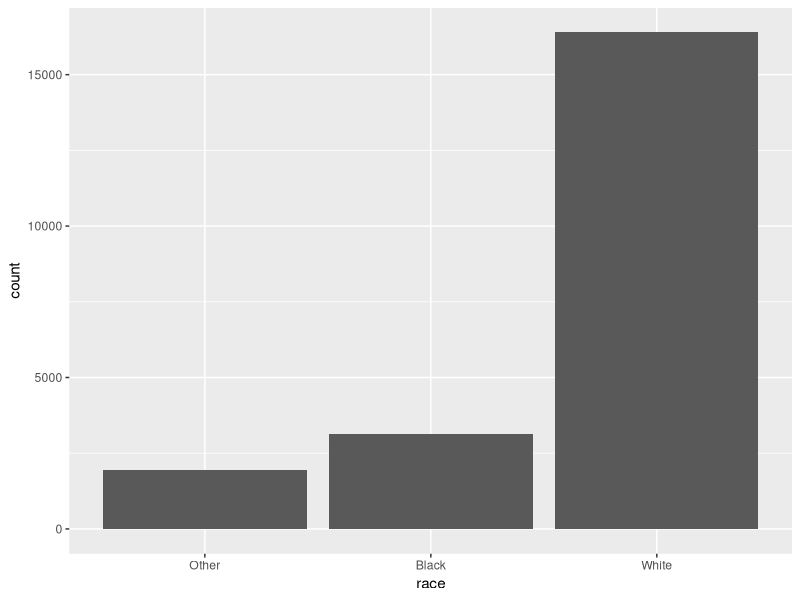
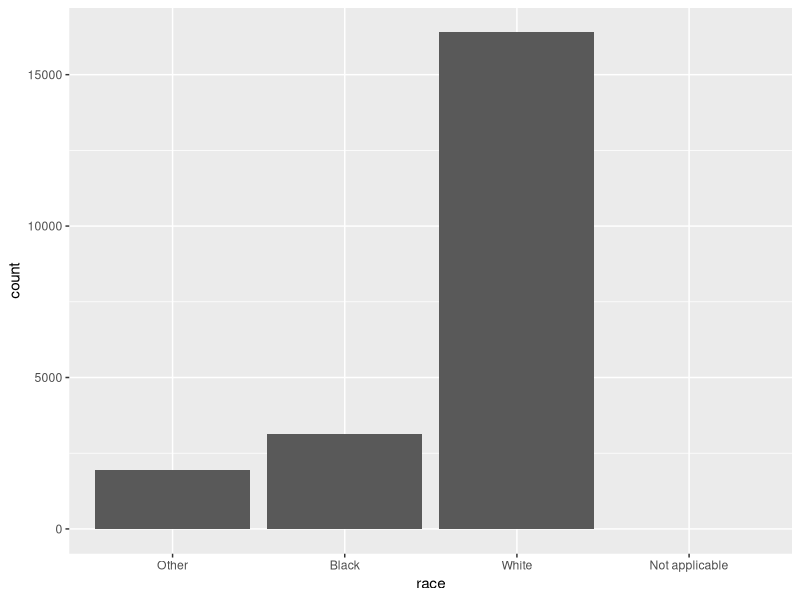
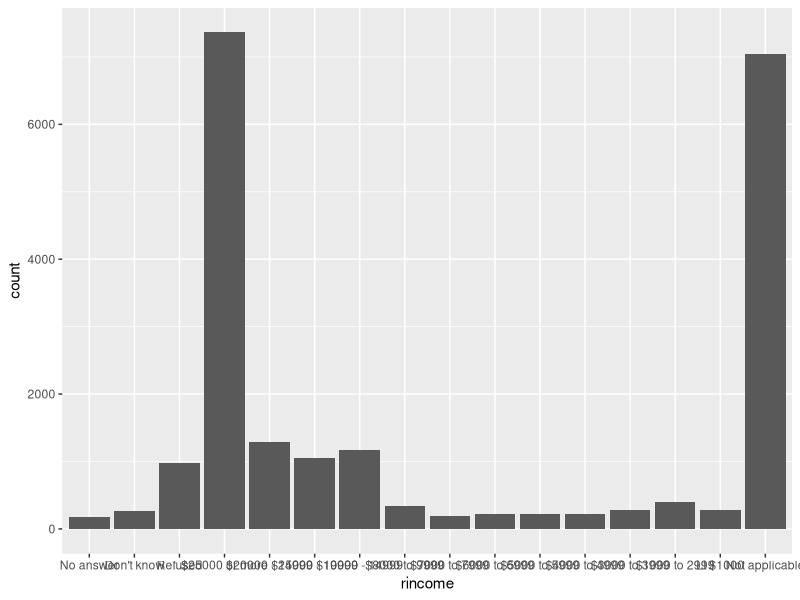
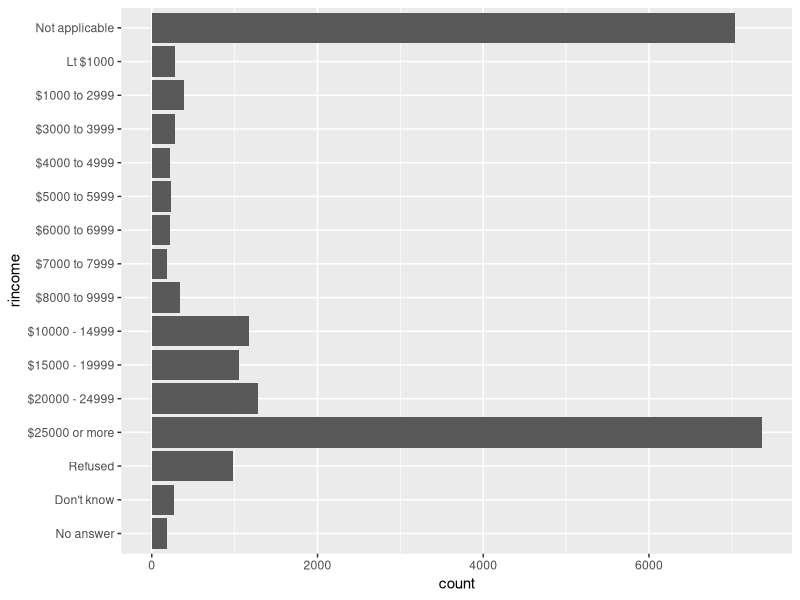
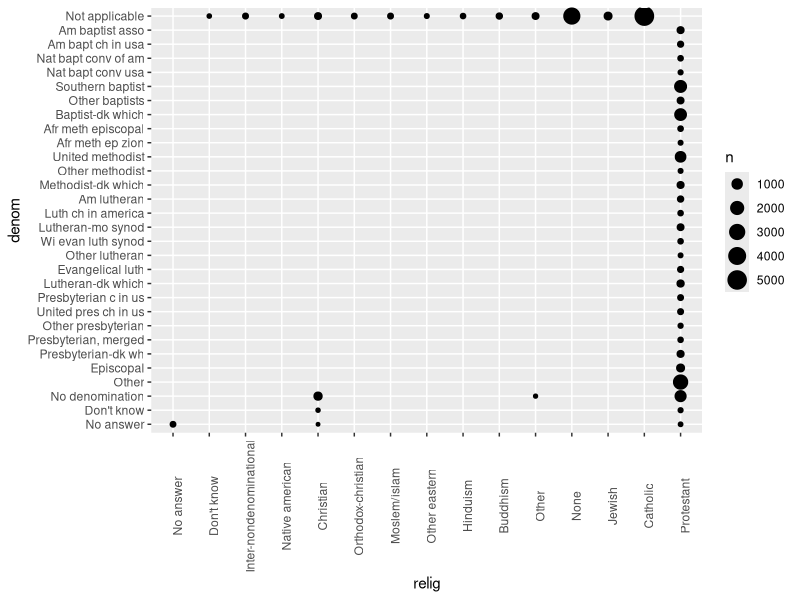
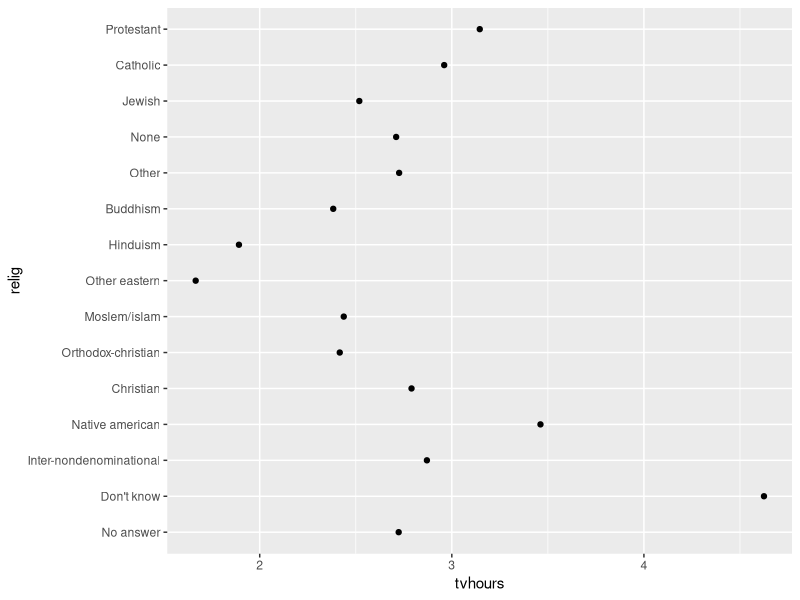
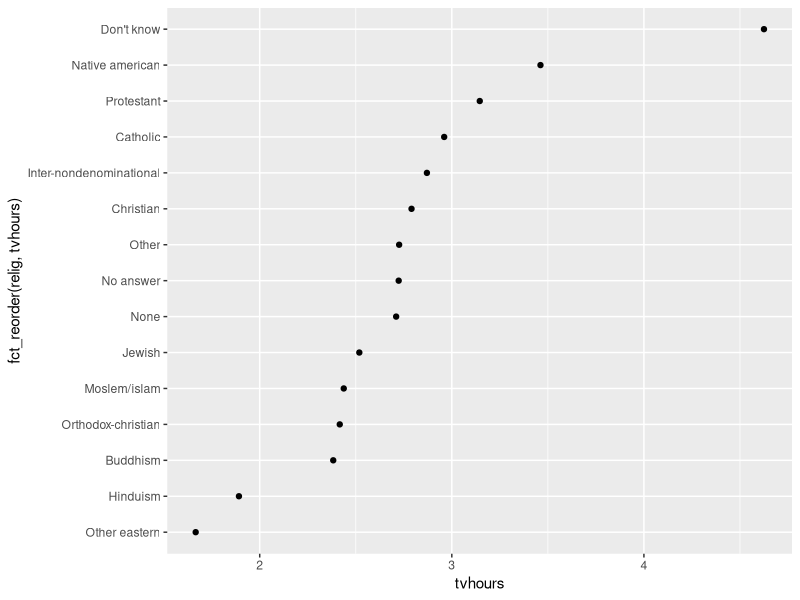
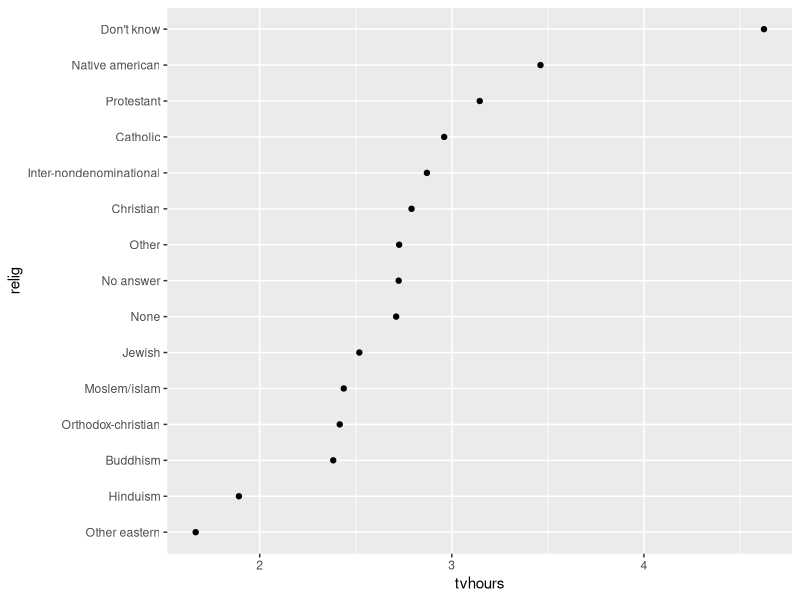

Here is the R script that generated these plots, in order:
# R for Data Science Chapter 12
# Factors with forcats
# Daniel J. Vera, Ph.D.
library(tidyverse)
library(forcats)

# Creating Factors =========================================================
x1 <- c("Dec", "Apr", "Jan", "Mar")
x2 <- c("Dec", "Apr", "Jam", "Mar") # typos are easy mistakes
sort(x1)

# To create factor, fist create 'levels'
month_levels <- c(
  "Jan", "Feb", "Mar", "Apr", "May", "Jun",
  "Jul", "Aug", "Sep", "Oct", "Nov", "Dec"
)
y1 <- factor(x1, levels = month_levels)
y1
sort(y1)
y2 <- factor(x2, levels = month_levels)
y2

y2 <- parse_factor(x2, levels = month_levels)

factor(x1)

f1 <- factor(x1, levels = unique(x1))
f1

f2 <- x1 %>% factor() %>% fct_inorder()
f2

levels(f2)

# General Social Survey ====================================================
gss_cat

gss_cat %>%
  count(race)

ggplot(gss_cat, aes(race)) +
  geom_bar()

ggplot(gss_cat, aes(race)) +
  geom_bar() +
  scale_x_discrete(drop = FALSE)

# Exercises 15.3.1 on website:
# http://r4ds.had.co.nz/factors.html#exercise
# 1. Explore the distribution of rincome (reported income). What makes the 
# default bar chart hard to understand? How could you improve the plot?
ggplot(gss_cat, aes(rincome)) +
  geom_bar()

# axis labels are hard to read. Consider flipping coordinates:
ggplot(gss_cat, aes(rincome)) +
  geom_bar() +
  coord_flip()

# 2. What is the most common relig in this survey? 
# What’s the most common partyid?
gss_cat %>%
  group_by(relig) %>%
  count() %>%
  arrange(desc(n))
# Protestant, followed by Catholic and None.

gss_cat %>%
  group_by(partyid) %>%
  count() %>%
  arrange(desc(n))

# Independent followed by Not str democrat.

# 3. Which relig does denom (denomination) apply to? How can you find out 
# with a table? How can you find out with a visualisation?

gss_cat %>% 
  group_by(relig, denom) %>%
  count() %>%
  arrange(desc(n))

levels(gss_cat$denom)

gss_cat %>%
  count(relig, denom) %>%
  ggplot(aes(x = relig, y = denom, size = n)) +
  geom_point() +
  theme(axis.text.x = element_text(angle = 90))

# Modifying Factor Order ===================================================
relig <- gss_cat %>%
  group_by(relig) %>%
  summarize(
    age = mean(age, na.rm = TRUE),
    tvhours = mean(tvhours, na.rm = TRUE),
    n = n()
  )

ggplot(relig, aes(tvhours, relig)) + geom_point()

ggplot(relig, aes(tvhours, fct_reorder(relig, tvhours))) + geom_point()

relig %>%
  mutate(relig = fct_reorder(relig, tvhours)) %>%
  ggplot(aes(tvhours, relig)) +
  geom_point()

rincome <- gss_cat %>%
  group_by(rincome) %>%
  summarize(
    age = mean(age, na.rm = TRUE),
    tvhours = mean(tvhours, na.rm = TRUE),
    n = n()
  )

ggplot(
  rincome,
  aes(age, fct_reorder(rincome,age))
  ) + geom_point()
    
ggplot(
  rincome,
  aes(age, fct_relevel(rincome, "Not applicable"))
) +
  geom_point()

by_age <- gss_cat %>%
  filter(!is.na(age)) %>%
  group_by(age, marital) %>%
  count() %>%
  mutate(prop = n / sum(n))

ggplot(by_age, aes(age, prop, color = marital)) +
  geom_line(na.rm = TRUE)

ggplot(
  by_age,
  aes(age, prop, color = fct_reorder2(marital, age, prop))
) + 
  geom_line() +
  labs(color = "marital")

gss_cat %>%
  mutate(marital = marital %>% fct_infreq() %>% fct_rev()) %>%
  ggplot(aes(marital)) +
  geom_bar()

# Exercises 15.4.1 on website:
# http://r4ds.had.co.nz/factors.html#exercise-43
# 1. There are some suspiciously high numbers in tvhours. Is the mean a 
# good summary?
summary(gss_cat$tvhours)

gss_cat %>%
  filter(!is.na(tvhours)) %>%
  ggplot(aes(x = tvhours)) +
  geom_histogram(binwidth = 1)

relig <- gss_cat %>%
  group_by(relig) %>%
  summarize(
    age = mean(age, na.rm = TRUE),
    tvhours = median(tvhours, na.rm = TRUE),
    n = n()
  )

ggplot(relig, aes(tvhours, fct_reorder(relig, tvhours))) + 
  geom_point()

# can also use median

# 2. For each factor in gss_cat identify whether the order of the levels 
# is arbitrary or principled.
levels(gss_cat$marital)
# arbitrary
levels(gss_cat$race)
# ordered by observation
levels(gss_cat$rincome)
# principaled
levels(gss_cat$partyid)
# arbitrary
levels(gss_cat$relig)
# arbitrary
levels(gss_cat$denom)
# arbitrary

# 3. Why did moving “Not applicable” to the front of the levels move it 
# to the bottom of the plot?
# Gives "Not applicable" an integer value of 1.

# Modifying Factor Levels ==================================================
gss_cat %>% count(partyid)

gss_cat %>% 
  mutate(partyid = fct_recode(partyid, 
    "Republican, strong"    = "Strong republican", 
    "Republican, weak"      = "Not str republican",
    "Independent, near rep" = "Ind,near rep", 
    "Independent, near dem" = "Ind,near dem", 
    "Democrat, weak"        = "Not str democrat", 
    "Democrat, strong"      = "Strong democrat" 
    )) %>% 
  count(partyid)

gss_cat %>% 
  mutate(partyid = fct_recode(partyid, 
    "Republican, strong"    = "Strong republican", 
    "Republican, weak"      = "Not str republican",
    "Independent, near rep" = "Ind,near rep", 
    "Independent, near dem" = "Ind,near dem", 
    "Democrat, weak"        = "Not str democrat", 
    "Democrat, strong"      = "Strong democrat",
    "Other"                 = "No answer",
    "Other"                 = "Don't know",
    "Other"                 = "Other party"
    )) %>% 
  count(partyid)

gss_cat %>% 
  mutate(partyid = fct_collapse(partyid,
    other = c("No answer", "Don't know", "Other party"), 
    rep = c("Strong republican", "Not str republican"), 
    ind = c("Ind,near rep", "Independent", "Ind,near dem"), 
    dem = c("Not str democrat", "Strong democrat")
    )) %>% 
  count(partyid)

gss_cat %>%
  mutate(relig = fct_lump(relig)) %>%
  count(relig)

gss_cat %>%
  mutate(relig = fct_lump(relig, n = 10)) %>%
  count(relig, sort = TRUE) %>%
  print(n = Inf)

# Exercises 15.5.1 on website:
# http://r4ds.had.co.nz/factors.html#exercise-44
# 1. How have the proportions of people identifying as Democrat, Republican, 
# and Independent changed over time?
gss_cat %>% 
  mutate(partyid = fct_collapse(partyid,
   other = c("No answer", "Don't know", "Other party"), 
   rep = c("Strong republican", "Not str republican"), 
   ind = c("Ind,near rep", "Independent", "Ind,near dem"), 
   dem = c("Not str democrat", "Strong democrat")
  )) %>% 
  group_by(year) %>%
  count(partyid) %>%
  mutate(p = n / sum(n)) %>%
  ggplot(aes(year, p, color = fct_reorder2(partyid, year, p))) +
  geom_line() +
  geom_point() +
  labs(color = "Party ID")

# 2. How could you collapse rincome into a small set of categories?
levels(gss_cat$rincome)

gss_cat %>% 
  mutate(rincome = fct_collapse(rincome,
   na = c("No answer", "Don't know", "Refused", "Not applicable"), 
   high = c("$25000 or more"), 
   mid = c("$20000 - 24999", "$15000 - 19999", "$10000 - 14999"), 
   low = c("$8000 to 9999", "$7000 to 7999", "$6000 to 6999",
           "$5000 to 5999","$4000 to 4999",  "$3000 to 3999", 
           "$1000 to 2999",  "Lt $1000"))
   ) %>% 
  count(rincome)

# jrnold's solution:
library(stringr)
gss_cat %>%
  mutate(rincome = 
           fct_collapse(
             rincome,
             `Unknown` = 
               c("No answer", "Don't know", "Refused", "Not applicable"),
             `Lt $5000` = 
               c("Lt $1000", str_c("$", c("1000", "3000", "4000"),
                                    " to ", c("2999", "3999", "4999"))),
             `$5000 to 10000` = str_c("$", c("5000", "6000", "7000", "8000"),
                                      " to ", c("5999", "6999", "7999", "9999"))
           )) %>%
  ggplot(aes(x = rincome)) +
  geom_bar() + 
  coord_flip()
